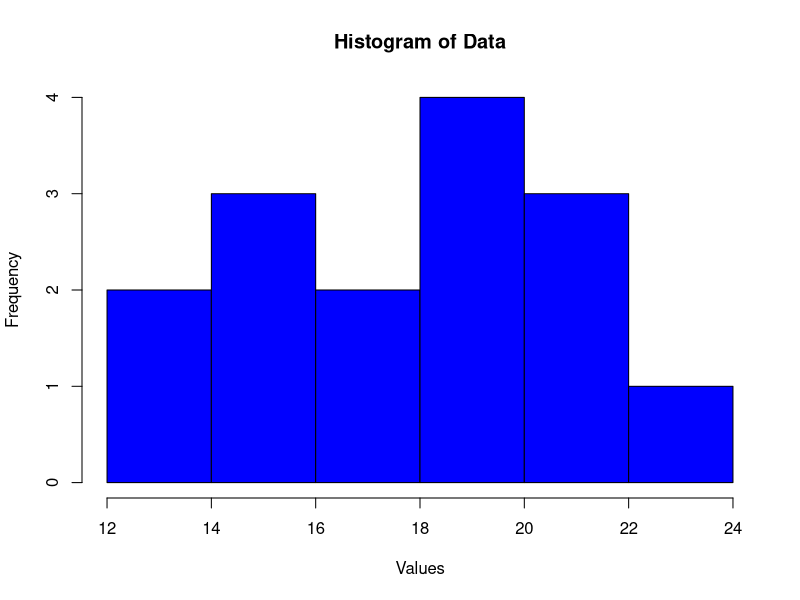

R code for this plot:
# Create a numeric vector
data <- c(12, 15, 21, 20, 16, 14, 19, 18, 20, 21, 23, 22, 17, 15, 20)

# Calculate the median
median_value <- median(data)

# Calculate the mean
mean_value <- mean(data)

# Print the results
print(paste("Median:", median_value))
print(paste("Mean:", mean_value))

# Create a histogram
hist(data, main="Histogram of Data", xlab="Values", col="blue", border="black")
